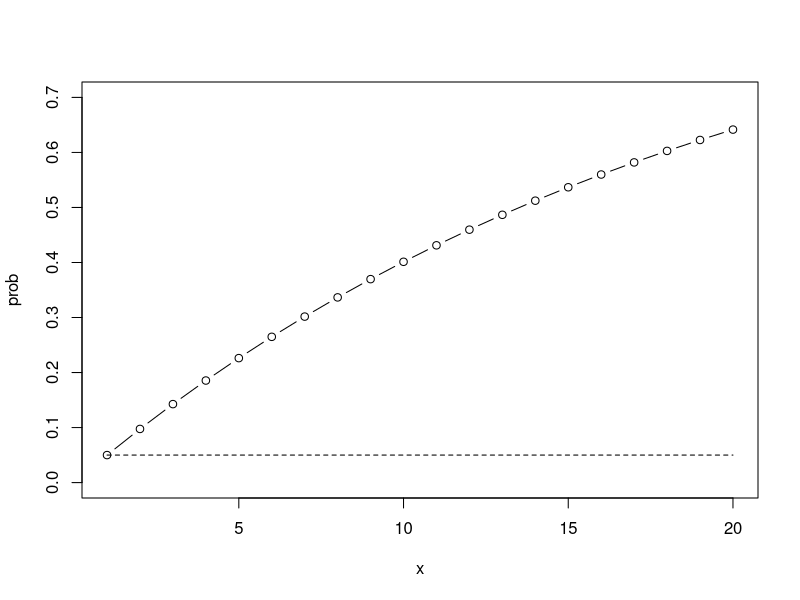

Source code (R):

# how likely is it that you get one significant test out of 20 at p <.05
1-.95^20 # 65%

# plot change in probability as no tests increase
x = 1:20
prob = 1 - .95^x

plot(x, prob, type = "b", ylim = c(0,.7))
lines(x, rep(.05, length(x)), lty = 2)
